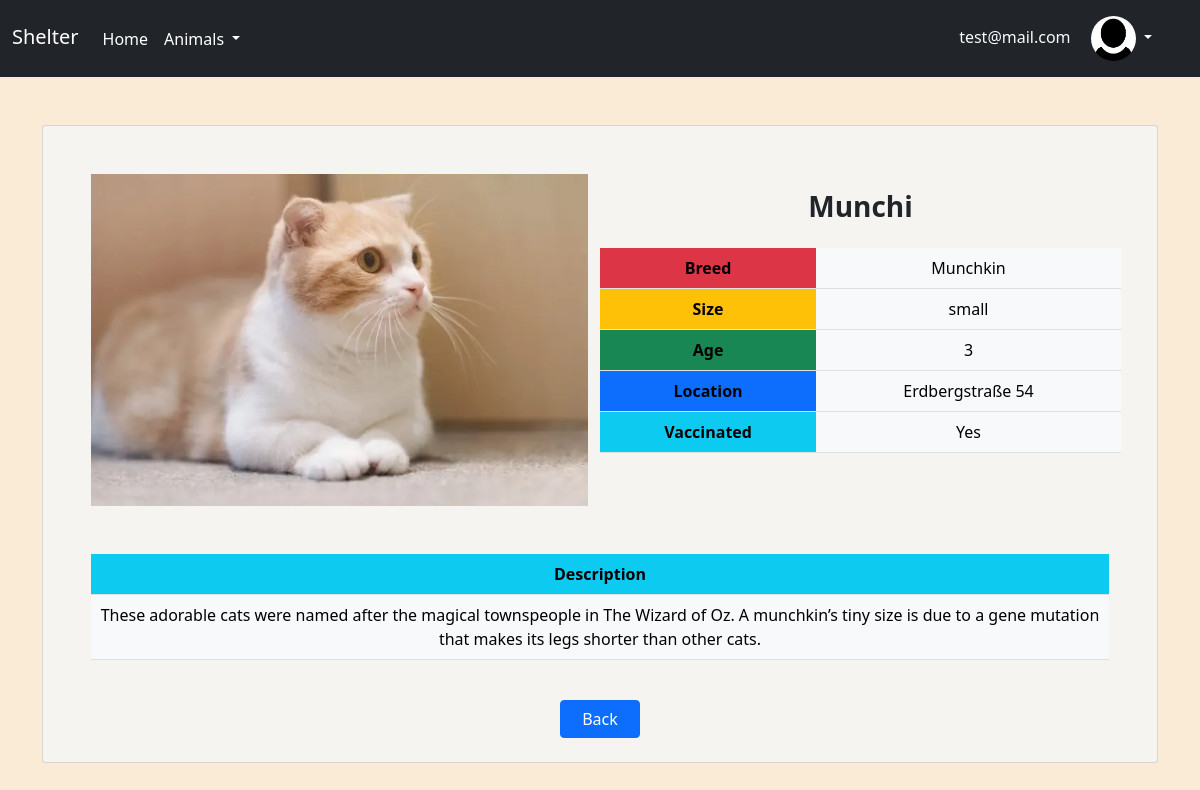
/details.php?id=1 (signed in), run on the app's committed database.
### tables this page shows
CREATE TABLE `user` (
  `user_id` int(11) NOT NULL,
  `first_name` varchar(255) NOT NULL,
  `last_name` varchar(255) NOT NULL,
  `email` varchar(255) NOT NULL,
  `phone_number` bigint(15) NOT NULL,
  `address` varchar(255) NOT NULL,
  `picture` varchar(255) DEFAULT NULL,
  `password` varchar(255) NOT NULL,
  `status` varchar(255) NOT NULL
);

CREATE TABLE `animal` (
  `animal_id` int(11) NOT NULL,
  `name` varchar(255) NOT NULL,
  `photo` varchar(255) DEFAULT NULL,
  `location` varchar(255) NOT NULL,
  `description` varchar(255) NOT NULL,
  `size` varchar(255) NOT NULL,
  `age` int(3) NOT NULL,
  `vaccinated` varchar(255) NOT NULL,
  `breed` varchar(255) NOT NULL
);

### details.php (the view, shortened to what this page needs)
<?php
require_once "components/db_connect.php";
if ($_GET["id"]) {
    $id = $_GET["id"];
}
$query = "SELECT * FROM user WHERE user_id = {$_SESSION['user']}";
$result2 = mysqli_query($connect, $query);
$row2 = mysqli_fetch_assoc($result2);
$email = $row2['email'];
$picture = $row2['picture'];
$query2 = "SELECT * FROM animal WHERE animal_id = '$id'";
$result3 = mysqli_query($connect, $query2);
$row3 = mysqli_fetch_assoc($result3);
$animalName = $row3['name'];
$breed = $row3['breed'];
$size = $row3['size'];
$age = $row3['age'];
$location = $row3['location'];
$vaccinated = $row3['vaccinated'];
$description = $row3['description'];
$pictureAnimal = $row3['photo'];
?>
<!DOCTYPE html>
<html lang="en">
<head>
    <?php require_once "components/boot.php" ?>
</head>
<body>
    <nav class="navbar navbar-expand-lg navbar-dark bg-dark">
        <div class="container-fluid">
            <a class="navbar-brand mb-1">Shelter</a>
            <div class="collapse navbar-collapse" id="navbarNavAltMarkup">
                <div class="navbar-nav">
                    <a class="nav-link active" href="index.php">Home</a>
                    <li class="nav-item dropdown">
                        <a class="nav-link dropdown-toggle active" href="#" role="button" data-bs-toggle="dropdown" aria-expanded="false">
                            Animals
                        </a>
                    </li>
                </div>
                <div style="margin-left:auto; margin-right: 20px;">
                    <li class="nav-item dropdown">
                        <a class="userNameNav active ms-2 text-light text-decoration-none" style="display:inline-block" href="#" role="button" data-bs-toggle="dropdown" aria-expanded="false">
                            <?= $email ?>
                        </a>
                        <a class="nav-link dropdown-toggle text-light" style="display:inline-block; text-decoration: none !important;" href="#" role="button" data-bs-toggle="dropdown" aria-expanded="false">
                            <img src='pictures/<?= $picture ?>' class="rounded-circle img-fluid" style="width: 45px; height: 45px">
                        </a>
                    </li>
                </div>
            </div>
        </div>
    </nav>
    <div class="container text-center">
        <div class="card mt-5 pt-5 pe-5 pb-4 ps-5">
            <div class="row">
                <div class="col-6">
                    <img src="pictures/<?= $pictureAnimal ?>" class="img-fluid" style="width: 100%; height: 100%;" alt="">
                </div>
                <div class="col-6">
                    <div class="row mt-3">
                        <div class="col">
                            <h3><b><?= $animalName ?></b></h3>
                        </div>
                    </div>
                    <div class="row">
                        <table class="table table-light mt-3">
                            <tr>
                                <th class="bg-danger">Breed</th>
                                <td><?= $breed ?></td>
                            </tr>
                            <tr>
                                <th class="bg-warning">Size</th>
                                <td><?= $size ?></td>
                            </tr>
                            <tr>
                                <th class="bg-success">Age</th>
                                <td><?= $age ?></td>
                            </tr>
                            <tr>
                                <th class="bg-primary">Location</th>
                                <td><?= $location ?></td>
                            </tr>
                            <tr>
                                <th class="bg-info">Vaccinated</th>
                                <td><?= $vaccinated ?></td>
                            </tr>
                        </table>
                    </div>
                </div>
            </div>
            <table class="table table-light mt-5">
                <tr>
                    <th class="bg-info">Description</th>
                </tr>
                <tr>
                    <td><?= $description ?></td>
                </tr>
            </table>
            <button class="btn btn-primary mt-4" style="width: 80px; display: block; margin: 0 auto" onclick="history.back()">Back</button>
        </div>
    </div>
</body>
</html>

### details.php (style rules this page uses)
td, tr { text-align: center; vertical-align: middle; }
html, body { background-color: antiquewhite; }
.card { background-color: rgb(245, 244, 241); }

### data on the page
user: email "test@mail.com", picture (placeholder picture)
animal: photo (picture), name "Munchi", breed "Munchkin", size "small", age "3", location "Erdbergstraße 54", vaccinated "Yes", description "These adorable cats were named after the magical townspeople in The Wizard of Oz. A munchkin’s tiny size is due to a gene mutation that makes its legs shorter than other cats."
